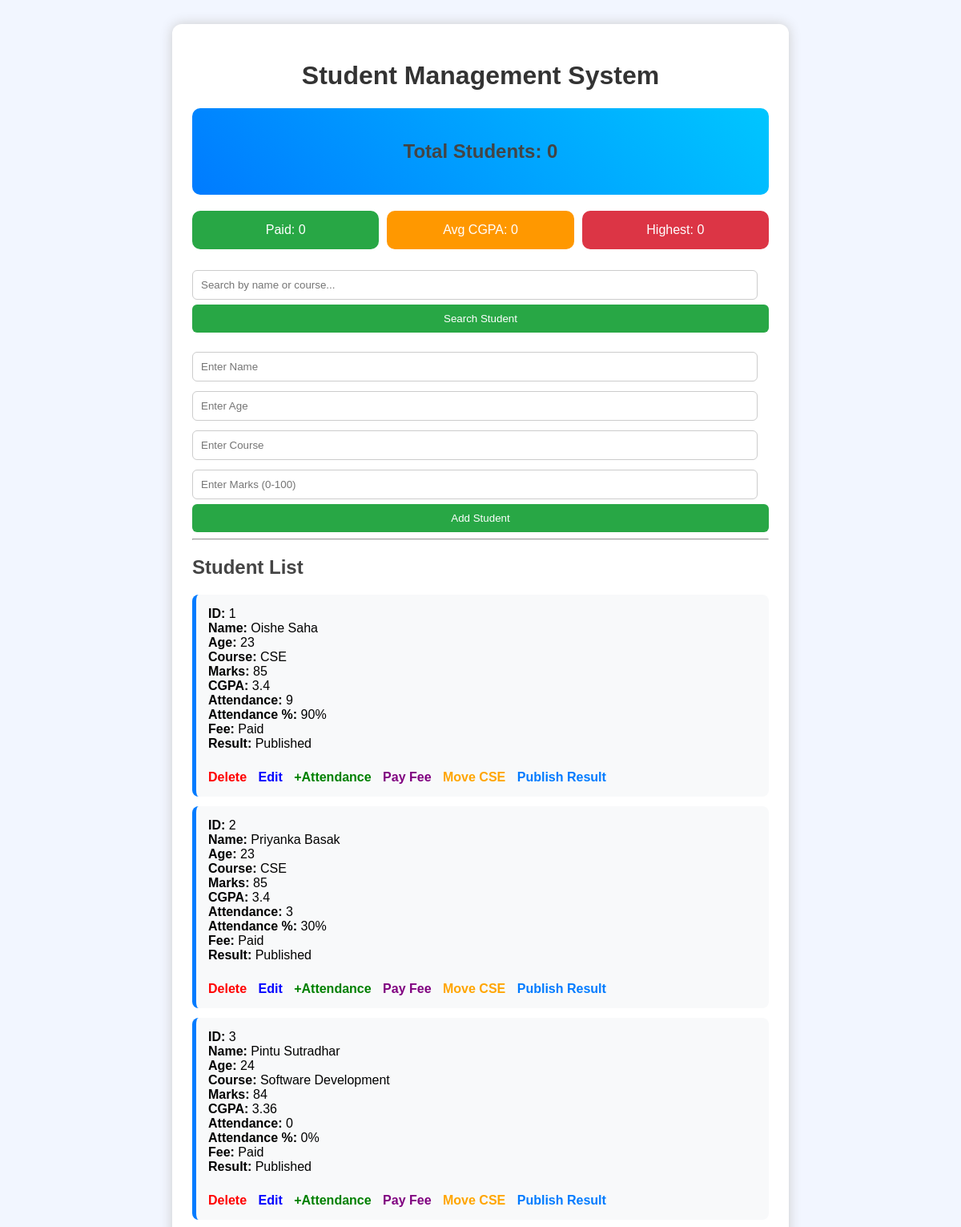
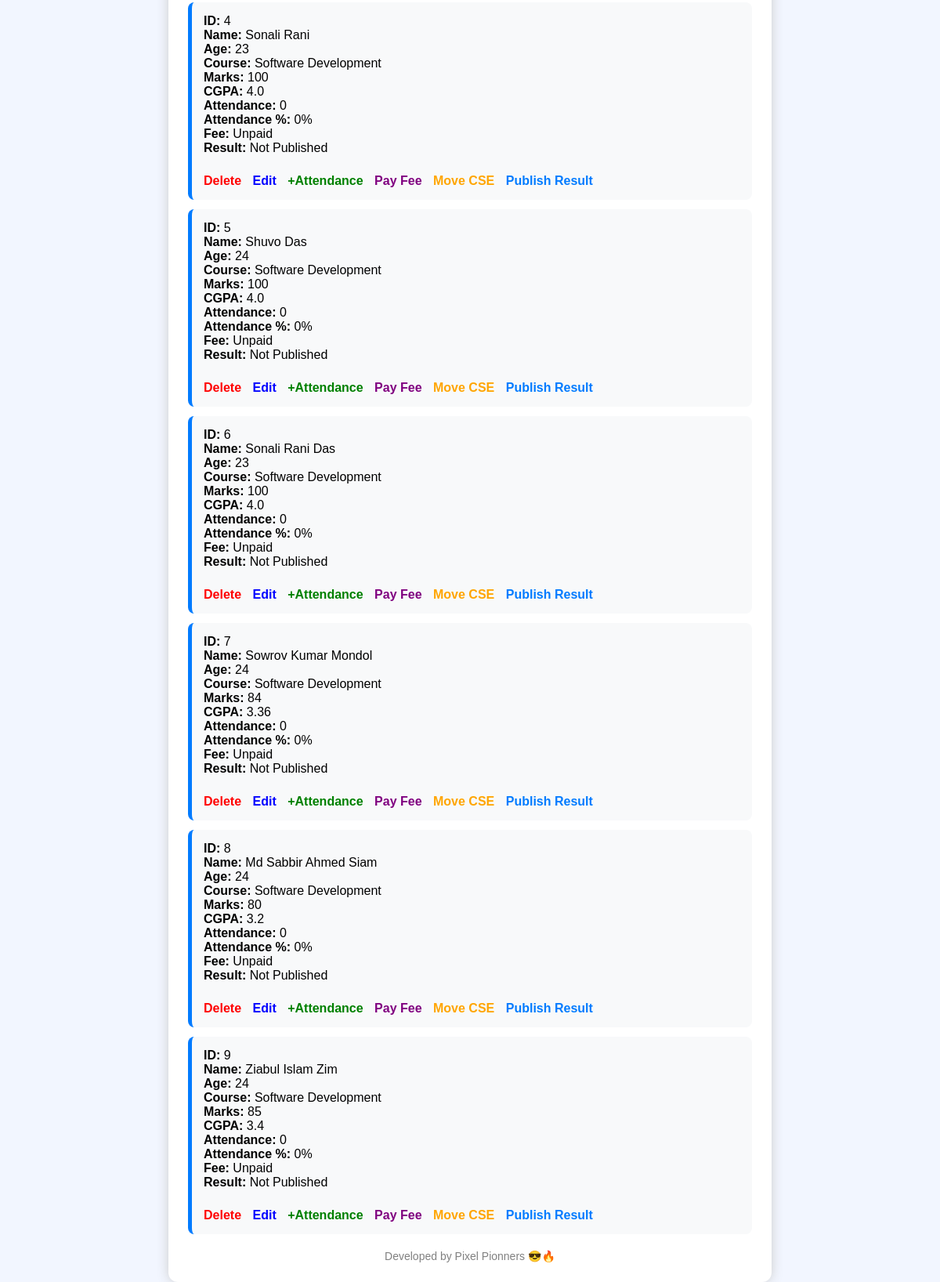
Screenshot of /search with the database file from the repository (2 pictures, top to bottom).
### tables this page shows
CREATE TABLE students (
            id INTEGER PRIMARY KEY AUTOINCREMENT,
            name TEXT,
            age INTEGER,
            course TEXT,
            marks INTEGER DEFAULT 0,
            cgpa REAL DEFAULT 0.0,
            attendance INTEGER DEFAULT 0,
            fee TEXT DEFAULT 'Unpaid',
            result_status TEXT DEFAULT 'Not Published'
        );

### app.py (the view)
@app.route('/search')
def search():
    keyword = request.args.get('keyword', '')
    conn = get_db()
    cur = conn.cursor()
    cur.execute("""
        SELECT * FROM students
        WHERE name LIKE ? OR course LIKE ?
    """, (f"%{keyword}%", f"%{keyword}%"))
    students = cur.fetchall()
    conn.close()
    return render_template('index.html', students=students, total=0, paid=0, avg_cgpa=0, max_cgpa=0)

### app.py (called while the page is built)
def get_db():
    conn = sqlite3.connect('students.db')
    conn.row_factory = sqlite3.Row
    return conn

### templates/index.html (shortened to what this page needs)
<!DOCTYPE html>
<html>
<head>
</head>
<body>
<div class="container">
<h1>Student Management System</h1>
<div class="card">
    <h2>Total Students: {{ total }}</h2>
</div>
<div class="stats">
    <div class="small-card green">
        Paid: {{ paid }}
    </div>
    <div class="small-card orange">
        Avg CGPA: {{ avg_cgpa }}
    </div>
    <div class="small-card red">
        Highest: {{ max_cgpa }}
    </div>
</div>
<form action="/search" method="get">
    <input type="text" name="keyword" placeholder="Search by name or course...">
    <button type="submit">Search Student</button>
</form>
<br>
<form action="/add" method="post">
    <input type="text" name="name" placeholder="Enter Name" required>
    <input type="number" name="age" placeholder="Enter Age" required>
    <input type="text" name="course" placeholder="Enter Course" required>
    <input type="number" name="marks" placeholder="Enter Marks (0-100)" required>
    <button type="submit">Add Student</button>
</form>
<hr>
<h2>Student List</h2>
{% if students and students|length > 0 %}
{% for s in students %}
<div class="student">
<b>ID:</b> {{ s['id'] }} <br>
<b>Name:</b> {{ s['name'] }} <br>
<b>Age:</b> {{ s['age'] }} <br>
<b>Course:</b> {{ s['course'] }} <br>
<b>Marks:</b> {{ s['marks'] }} <br>
<b>CGPA:</b> {{ s['cgpa'] }} <br>
<b>Attendance:</b> {{ s['attendance'] }} <br>
<b>Attendance %:</b> {{ s['attendance'] * 10 }}% <br>
<b>Fee:</b> {{ s['fee'] }} <br>
<b>Result:</b> {{ s['result_status'] }} <br><br>
<a class="delete" href="{{ url_for('delete', id=s['id']) }}">Delete</a>
<a class="edit" href="{{ url_for('edit', id=s['id']) }}">Edit</a>
<a class="att" href="{{ url_for('attendance', id=s['id']) }}">+Attendance</a>
<a class="pay" href="{{ url_for('pay', id=s['id']) }}">Pay Fee</a>
<a class="course" href="{{ url_for('move_course', id=s['id'], new_course='CSE') }}">Move CSE</a>
<a class="publish" href="{{ url_for('publish', id=s['id']) }}">Publish Result</a>
</div>
{% endfor %}
{% else %}
<p style="text-align:center;color:gray;">
No students found 😢
</p>
{% endif %}
<div class="footer">
    Developed by Pixel Pionners 😎🔥
</div>
</div>
</body>
</html>

### templates/index.html (style rules this page uses)
body { font-family: Arial; background: #f2f6ff; margin: 0; padding: 0; }
.container { width: 60%; margin: auto; background: white; padding: 25px; margin-top: 30px; border-radius: 12px; box-shadow: 0px 0px 15px #ccc; }
h1 { text-align: center; color: #333; }
h2 { color: #444; }
.card { background: linear-gradient(45deg,#007bff,#00c6ff); color: white; padding: 20px; border-radius: 10px; text-align: center; margin-bottom: 20px; }
.stats { display: flex; gap: 10px; margin-bottom: 20px; }
.small-card { flex: 1; color: white; padding: 15px; border-radius: 10px; text-align: center; }
.green { background:#28a745; }
.orange { background:#ff9800; }
.red { background:#dc3545; }
input { width: 95%; padding: 10px; margin: 6px 0; border: 1px solid #ccc; border-radius: 6px; }
button { width: 100%; padding: 10px; background: #28a745; color: white; border: none; border-radius: 6px; cursor: pointer; }
.student { background: #f8f9fa; padding: 15px; margin: 12px 0; border-left: 5px solid #007bff; border-radius: 8px; }
a { text-decoration: none; margin-right: 10px; font-weight: bold; display: inline-block; margin-top: 6px; }
.delete { color:red; }
.edit { color:blue; }
.att { color:green; }
.pay { color:purple; }
.course { color:orange; }
.publish { color:#007bff; }
.footer { text-align: center; margin-top: 20px; color: gray; font-size: 14px; }

### rows the page displays
students: id "1", name "Oishe Saha", age "23", course "CSE", marks "85", cgpa "3.4", attendance "9", s['attendance']*10 "90", fee "Paid", result_status "Published"
students: id "2", name "Priyanka Basak", age "23", course "CSE", marks "85", cgpa "3.4", attendance "3", s['attendance']*10 "30", fee "Paid", result_status "Published"
students: id "3", name "Pintu Sutradhar", age "24", course "Software Development", marks "84", cgpa "3.36", attendance "0", s['attendance']*10 "0", fee "Paid", result_status "Published"
students: id "4", name "Sonali Rani", age "23", course "Software Development", marks "100", cgpa "4.0", attendance "0", s['attendance']*10 "0", fee "Unpaid", result_status "Not Published"
students: id "5", name "Shuvo Das", age "24", course "Software Development", marks "100", cgpa "4.0", attendance "0", s['attendance']*10 "0", fee "Unpaid", result_status "Not Published"
students: id "6", name "Sonali Rani Das", age "23", course "Software Development", marks "100", cgpa "4.0", attendance "0", s['attendance']*10 "0", fee "Unpaid", result_status "Not Published"
students: id "7", name "Sowrov Kumar Mondol", age "24", course "Software Development", marks "84", cgpa "3.36", attendance "0", s['attendance']*10 "0", fee "Unpaid", result_status "Not Published"
students: id "8", name "Md Sabbir Ahmed Siam", age "24", course "Software Development", marks "80", cgpa "3.2", attendance "0", s['attendance']*10 "0", fee "Unpaid", result_status "Not Published"
students: id "9", name "Ziabul Islam Zim", age "24", course "Software Development", marks "85", cgpa "3.4", attendance "0", s['attendance']*10 "0", fee "Unpaid", result_status "Not Published"

### other values shown
{{ total }} "0"
{{ paid }} "0"
{{ avg_cgpa }} "0"
{{ max_cgpa }} "0"
